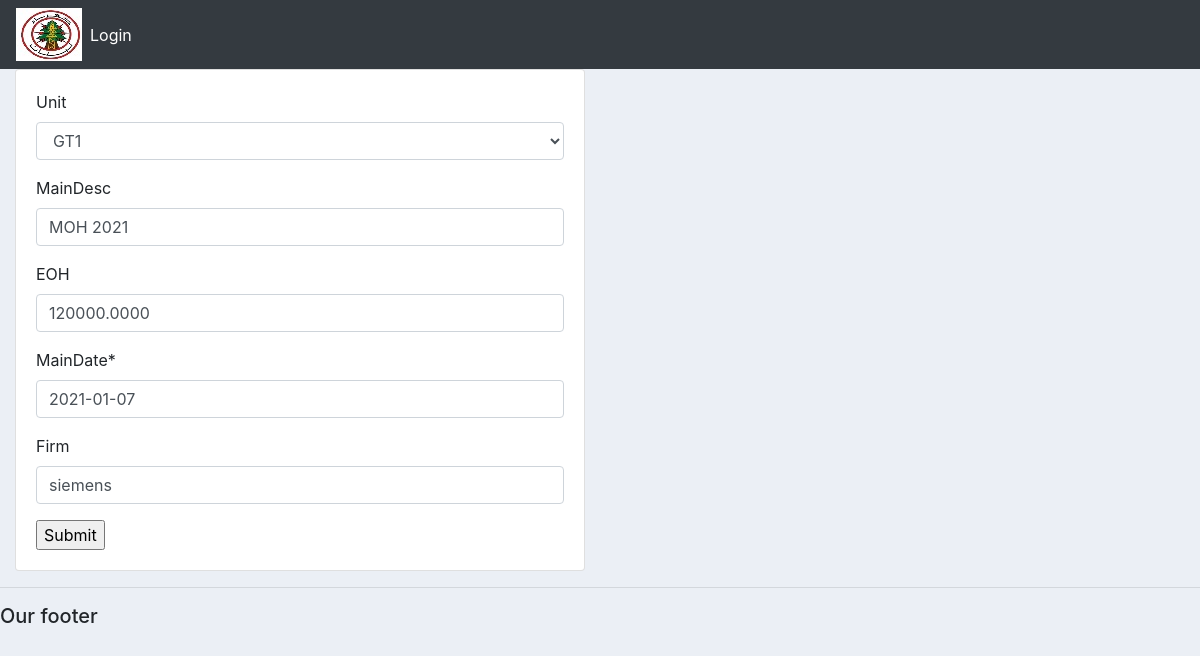
Screenshot of /update_main/3/ with the database file from the repository.
### mainapp/models.py (models this page shows)
class Maintenance(models.Model):
    unit = models.CharField(max_length=5, blank=1, null=True, choices=[('GT1','GT1'),('GT2', 'GT2'),('ST', 'ST')] )
    MainDesc = models.CharField(max_length=100, blank=True, null=True)
    EOH = models.DecimalField(decimal_places=4, max_digits=10, blank=True, null=True)
    MainDate = models.DateField(null=True)
    Firm = models.CharField(max_length=100, blank= True, null=True)

### mainapp/views.py (the view)
# urls.py: path('update_main/<str:pk>/', views.updatemain, name="update_main"),
def updatemain(request, pk):
	curritem = Maintenance.objects.get(id=pk)
	form = MainForm(instance=curritem)
	if request.method == 'POST':
		form = MainForm(request.POST, instance=curritem)
		if form.is_valid():
			form.save()
			return redirect('/')
	context = {'form':form}
	return render(request, 'mainapp/main_form.html', context)

### mainapp/Forms.py
class MainForm(forms.ModelForm):
    class Meta :
        model = Maintenance
        fields = '__all__'

### mainapp/Templates/mainapp/Main_form.html (shortened to what this page needs)
{%  extends 'mainapp/Base.html' %}
{% load static %}
{% block content %}
{% load crispy_forms_tags%}
<div class="row">
	<div class="col-md-6">
		<div class="card card-body">
			<form action="" method="POST">
				{{form|crispy}}
				<input type="submit" name="Submit">
			</form>
		</div>
	</div>
</div>
{% endblock %}

### mainapp/static/css/main.css (style rules this page uses)
body { background-color: #ebeff5; }

### rows the page displays
Maintenance: unit "GT1", MainDesc "MOH 2021", EOH "120000.0000", MainDate "2021-01-07", Firm "siemens"
